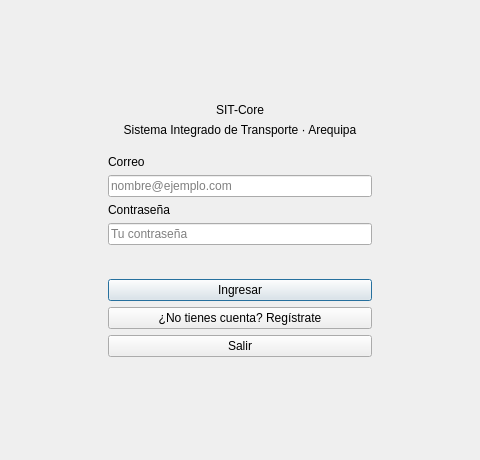
<?xml version="1.0" encoding="UTF-8"?>
<ui version="4.0">
 <class>Login</class>
 <widget class="QWidget" name="Login">
  <property name="geometry">
   <rect>
    <x>0</x>
    <y>0</y>
    <width>480</width>
    <height>460</height>
   </rect>
  </property>
  <property name="windowTitle">
   <string>Iniciar Sesión</string>
  </property>
  <layout class="QVBoxLayout" name="rootLayout">
   <item>
    <spacer name="topSpacer">
     <property name="orientation">
      <enum>Qt::Orientation::Vertical</enum>
     </property>
     <property name="sizeHint" stdset="0">
      <size>
       <width>0</width>
       <height>0</height>
      </size>
     </property>
    </spacer>
   </item>
   <item alignment="Qt::AlignmentFlag::AlignHCenter">
    <widget class="QFrame" name="card">
     <property name="minimumSize">
      <size>
       <width>320</width>
       <height>0</height>
      </size>
     </property>
     <property name="maximumSize">
      <size>
       <width>380</width>
       <height>16777215</height>
      </size>
     </property>
     <property name="role" stdset="0">
      <string notr="true">card</string>
     </property>
     <layout class="QVBoxLayout" name="cardLayout">
      <property name="spacing">
       <number>6</number>
      </property>
      <property name="leftMargin">
       <number>28</number>
      </property>
      <property name="topMargin">
       <number>28</number>
      </property>
      <property name="rightMargin">
       <number>28</number>
      </property>
      <property name="bottomMargin">
       <number>28</number>
      </property>
      <item>
       <widget class="QLabel" name="titleLabel">
        <property name="text">
         <string notr="true">SIT-Core</string>
        </property>
        <property name="alignment">
         <set>Qt::AlignmentFlag::AlignCenter</set>
        </property>
        <property name="role" stdset="0">
         <string notr="true">title</string>
        </property>
       </widget>
      </item>
      <item>
       <widget class="QLabel" name="subtitleLabel">
        <property name="text">
         <string>Sistema Integrado de Transporte · Arequipa</string>
        </property>
        <property name="alignment">
         <set>Qt::AlignmentFlag::AlignCenter</set>
        </property>
        <property name="wordWrap">
         <bool>true</bool>
        </property>
        <property name="role" stdset="0">
         <string notr="true">subtitle</string>
        </property>
       </widget>
      </item>
      <item>
       <spacer name="headerSpacer">
        <property name="orientation">
         <enum>Qt::Orientation::Vertical</enum>
        </property>
        <property name="sizeType">
         <enum>QSizePolicy::Policy::Fixed</enum>
        </property>
        <property name="sizeHint" stdset="0">
         <size>
          <width>0</width>
          <height>12</height>
         </size>
        </property>
       </spacer>
      </item>
      <item>
       <widget class="QLabel" name="correoLabel">
        <property name="text">
         <string>Correo</string>
        </property>
        <property name="buddy">
         <cstring>correoLineEdit</cstring>
        </property>
       </widget>
      </item>
      <item>
       <widget class="QLineEdit" name="correoLineEdit">
        <property name="placeholderText">
         <string>nombre@ejemplo.com</string>
        </property>
       </widget>
      </item>
      <item>
       <widget class="QLabel" name="contraseALabel">
        <property name="text">
         <string>Contraseña</string>
        </property>
        <property name="buddy">
         <cstring>contraseALineEdit</cstring>
        </property>
       </widget>
      </item>
      <item>
       <widget class="QLineEdit" name="contraseALineEdit">
        <property name="echoMode">
         <enum>QLineEdit::EchoMode::Password</enum>
        </property>
        <property name="placeholderText">
         <string>Tu contraseña</string>
        </property>
       </widget>
      </item>
      <item>
       <widget class="QLabel" name="info">
        <property name="visible">
         <bool>false</bool>
        </property>
        <property name="text">
         <string/>
        </property>
        <property name="wordWrap">
         <bool>true</bool>
        </property>
        <property name="role" stdset="0">
         <string notr="true">error</string>
        </property>
       </widget>
      </item>
      <item>
       <spacer name="formSpacer">
        <property name="orientation">
         <enum>Qt::Orientation::Vertical</enum>
        </property>
        <property name="sizeType">
         <enum>QSizePolicy::Policy::Fixed</enum>
        </property>
        <property name="sizeHint" stdset="0">
         <size>
          <width>0</width>
          <height>8</height>
         </size>
        </property>
       </spacer>
      </item>
      <item>
       <widget class="QPushButton" name="loginButton">
        <property name="text">
         <string>Ingresar</string>
        </property>
        <property name="default">
         <bool>true</bool>
        </property>
        <property name="variant" stdset="0">
         <string notr="true">primary</string>
        </property>
       </widget>
      </item>
      <item>
       <widget class="QPushButton" name="signUpButton">
        <property name="text">
         <string>¿No tienes cuenta? Regístrate</string>
        </property>
        <property name="variant" stdset="0">
         <string notr="true">ghost</string>
        </property>
       </widget>
      </item>
      <item>
       <widget class="QPushButton" name="exitButton">
        <property name="text">
         <string>Salir</string>
        </property>
        <property name="variant" stdset="0">
         <string notr="true">ghost</string>
        </property>
       </widget>
      </item>
     </layout>
    </widget>
   </item>
   <item>
    <spacer name="bottomSpacer">
     <property name="orientation">
      <enum>Qt::Orientation::Vertical</enum>
     </property>
     <property name="sizeHint" stdset="0">
      <size>
       <width>0</width>
       <height>0</height>
      </size>
     </property>
    </spacer>
   </item>
  </layout>
 </widget>
 <tabstops>
  <tabstop>correoLineEdit</tabstop>
  <tabstop>contraseALineEdit</tabstop>
  <tabstop>loginButton</tabstop>
  <tabstop>signUpButton</tabstop>
  <tabstop>exitButton</tabstop>
 </tabstops>
 <resources/>
 <connections/>
</ui>
